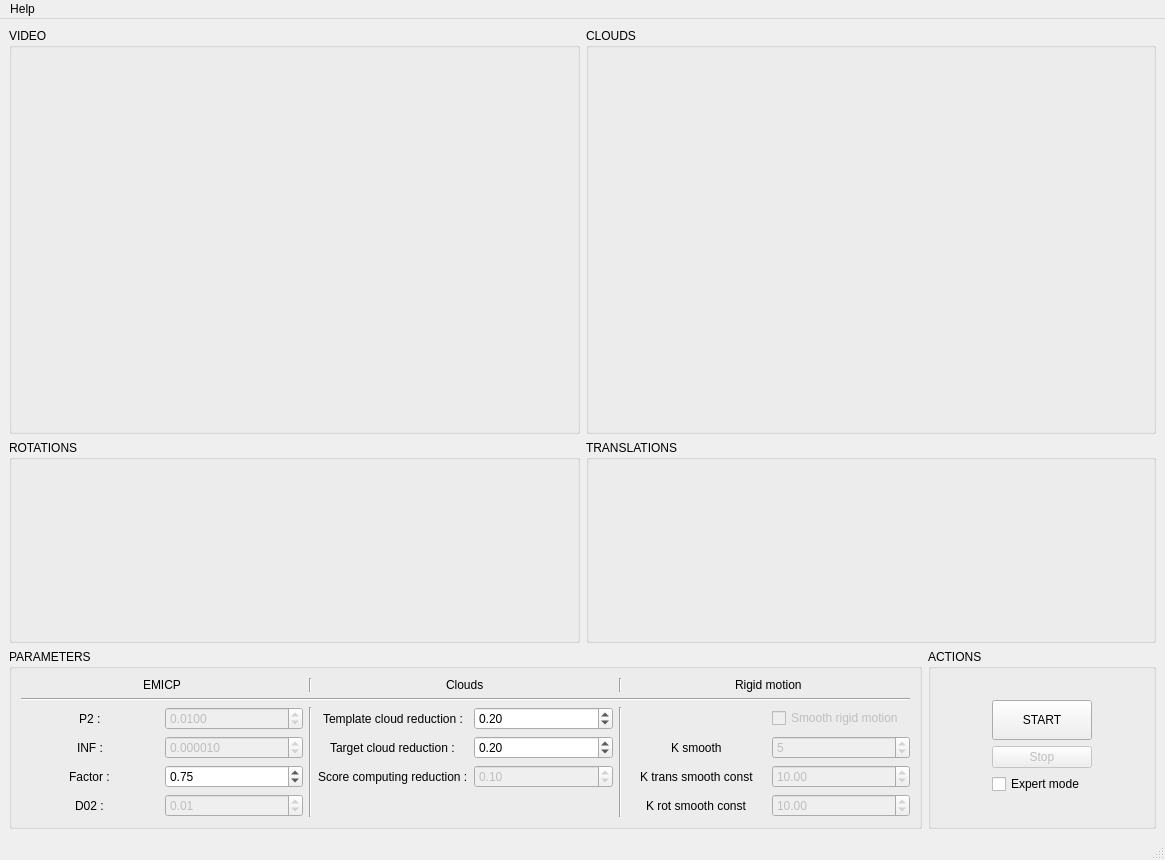
<?xml version="1.0" encoding="UTF-8"?>
<ui version="4.0">
 <class>SWUI_WEmicpHeadTracking</class>
 <widget class="QMainWindow" name="SWUI_WEmicpHeadTracking">
  <property name="geometry">
   <rect>
    <x>0</x>
    <y>0</y>
    <width>1165</width>
    <height>860</height>
   </rect>
  </property>
  <property name="windowTitle">
   <string>MainWindow</string>
  </property>
  <widget class="QWidget" name="centralwidget">
   <layout class="QHBoxLayout" name="horizontalLayout">
    <item>
     <layout class="QVBoxLayout" name="vlMain" stretch="6,1">
      <item>
       <layout class="QGridLayout" name="glDisplay" rowstretch="2,1">
        <item row="0" column="1">
         <widget class="QGroupBox" name="gbClouds">
          <property name="title">
           <string>CLOUDS</string>
          </property>
          <layout class="QHBoxLayout" name="horizontalLayout_7">
           <item>
            <layout class="QHBoxLayout" name="hlClouds"/>
           </item>
          </layout>
         </widget>
        </item>
        <item row="0" column="0">
         <widget class="QGroupBox" name="gbVideo">
          <property name="title">
           <string>VIDEO</string>
          </property>
          <layout class="QHBoxLayout" name="horizontalLayout_3">
           <item>
            <layout class="QHBoxLayout" name="hlVideo"/>
           </item>
          </layout>
         </widget>
        </item>
        <item row="1" column="0">
         <widget class="QGroupBox" name="gbRotations">
          <property name="title">
           <string>ROTATIONS</string>
          </property>
          <layout class="QHBoxLayout" name="horizontalLayout_8">
           <item>
            <layout class="QHBoxLayout" name="hlRotations"/>
           </item>
          </layout>
         </widget>
        </item>
        <item row="1" column="1">
         <widget class="QGroupBox" name="gbTranslations">
          <property name="title">
           <string>TRANSLATIONS</string>
          </property>
          <layout class="QHBoxLayout" name="horizontalLayout_9">
           <item>
            <layout class="QHBoxLayout" name="hlTranslations"/>
           </item>
          </layout>
         </widget>
        </item>
       </layout>
      </item>
      <item>
       <layout class="QHBoxLayout" name="hlButtons" stretch="4,1">
        <item>
         <widget class="QGroupBox" name="gbParameters">
          <property name="title">
           <string>PARAMETERS</string>
          </property>
          <layout class="QGridLayout" name="gridLayout_3">
           <item row="0" column="0">
            <layout class="QGridLayout" name="glParameters">
             <item row="2" column="5" rowspan="4">
              <widget class="Line" name="line_2">
               <property name="orientation">
                <enum>Qt::Vertical</enum>
               </property>
              </widget>
             </item>
             <item row="0" column="0" colspan="2" alignment="Qt::AlignHCenter">
              <widget class="QLabel" name="laEMICPParams">
               <property name="text">
                <string>EMICP</string>
               </property>
              </widget>
             </item>
             <item row="2" column="7">
              <widget class="QCheckBox" name="cbSmoothRigidMotion">
               <property name="enabled">
                <bool>false</bool>
               </property>
               <property name="text">
                <string>Smooth rigid motion</string>
               </property>
               <property name="checked">
                <bool>false</bool>
               </property>
              </widget>
             </item>
             <item row="3" column="3" alignment="Qt::AlignHCenter">
              <widget class="QLabel" name="laTargetCloudReduction">
               <property name="text">
                <string>Target cloud reduction :</string>
               </property>
              </widget>
             </item>
             <item row="4" column="4">
              <widget class="QDoubleSpinBox" name="dsbScoreComputingReduction">
               <property name="enabled">
                <bool>false</bool>
               </property>
               <property name="maximum">
                <double>1.000000000000000</double>
               </property>
               <property name="singleStep">
                <double>0.010000000000000</double>
               </property>
               <property name="value">
                <double>0.100000000000000</double>
               </property>
              </widget>
             </item>
             <item row="2" column="3" alignment="Qt::AlignHCenter">
              <widget class="QLabel" name="laTemplateCloudReduction">
               <property name="text">
                <string>Template cloud reduction :</string>
               </property>
              </widget>
             </item>
             <item row="2" column="2" rowspan="4">
              <widget class="Line" name="line">
               <property name="orientation">
                <enum>Qt::Vertical</enum>
               </property>
              </widget>
             </item>
             <item row="5" column="6" alignment="Qt::AlignHCenter">
              <widget class="QLabel" name="laKRotSmooth">
               <property name="text">
                <string>K rot smooth const</string>
               </property>
              </widget>
             </item>
             <item row="5" column="7">
              <widget class="QDoubleSpinBox" name="dsbKRotSmoothConst">
               <property name="enabled">
                <bool>false</bool>
               </property>
               <property name="minimum">
                <double>1.000000000000000</double>
               </property>
               <property name="maximum">
                <double>5000.000000000000000</double>
               </property>
               <property name="singleStep">
                <double>10.000000000000000</double>
               </property>
               <property name="value">
                <double>10.000000000000000</double>
               </property>
              </widget>
             </item>
             <item row="3" column="7">
              <widget class="QSpinBox" name="sbKSmooth">
               <property name="enabled">
                <bool>false</bool>
               </property>
               <property name="maximum">
                <number>50</number>
               </property>
               <property name="value">
                <number>5</number>
               </property>
              </widget>
             </item>
             <item row="3" column="0" alignment="Qt::AlignHCenter">
              <widget class="QLabel" name="laInf">
               <property name="text">
                <string>INF :</string>
               </property>
              </widget>
             </item>
             <item row="4" column="1">
              <widget class="QDoubleSpinBox" name="dsbFactor">
               <property name="enabled">
                <bool>true</bool>
               </property>
               <property name="minimum">
                <double>0.010000000000000</double>
               </property>
               <property name="maximum">
                <double>0.990000000000000</double>
               </property>
               <property name="singleStep">
                <double>0.010000000000000</double>
               </property>
               <property name="value">
                <double>0.750000000000000</double>
               </property>
              </widget>
             </item>
             <item row="2" column="1">
              <widget class="QDoubleSpinBox" name="dsbP2">
               <property name="enabled">
                <bool>false</bool>
               </property>
               <property name="decimals">
                <number>4</number>
               </property>
               <property name="minimum">
                <double>0.000000000000000</double>
               </property>
               <property name="maximum">
                <double>1000.000000000000000</double>
               </property>
               <property name="singleStep">
                <double>0.010000000000000</double>
               </property>
               <property name="value">
                <double>0.010000000000000</double>
               </property>
              </widget>
             </item>
             <item row="3" column="6" alignment="Qt::AlignHCenter">
              <widget class="QLabel" name="laKSmooth">
               <property name="text">
                <string>K smooth</string>
               </property>
              </widget>
             </item>
             <item row="2" column="4">
              <widget class="QDoubleSpinBox" name="dsbTemplateCloudReduction">
               <property name="minimum">
                <double>0.010000000000000</double>
               </property>
               <property name="maximum">
                <double>1.000000000000000</double>
               </property>
               <property name="singleStep">
                <double>0.010000000000000</double>
               </property>
               <property name="value">
                <double>0.200000000000000</double>
               </property>
              </widget>
             </item>
             <item row="3" column="4">
              <widget class="QDoubleSpinBox" name="dsbTargetCloudReduction">
               <property name="minimum">
                <double>0.010000000000000</double>
               </property>
               <property name="maximum">
                <double>1.000000000000000</double>
               </property>
               <property name="singleStep">
                <double>0.010000000000000</double>
               </property>
               <property name="value">
                <double>0.200000000000000</double>
               </property>
              </widget>
             </item>
             <item row="4" column="3" alignment="Qt::AlignHCenter">
              <widget class="QLabel" name="laScoreComputingReduction">
               <property name="text">
                <string>Score computing reduction :</string>
               </property>
              </widget>
             </item>
             <item row="4" column="6" alignment="Qt::AlignHCenter">
              <widget class="QLabel" name="laKTransConst">
               <property name="text">
                <string>K trans smooth const</string>
               </property>
              </widget>
             </item>
             <item row="4" column="7">
              <widget class="QDoubleSpinBox" name="dsbKTransSmoothConst">
               <property name="enabled">
                <bool>false</bool>
               </property>
               <property name="minimum">
                <double>1.000000000000000</double>
               </property>
               <property name="maximum">
                <double>5000.000000000000000</double>
               </property>
               <property name="singleStep">
                <double>10.000000000000000</double>
               </property>
               <property name="value">
                <double>10.000000000000000</double>
               </property>
              </widget>
             </item>
             <item row="2" column="0" alignment="Qt::AlignHCenter">
              <widget class="QLabel" name="laP2">
               <property name="text">
                <string>P2 :</string>
               </property>
              </widget>
             </item>
             <item row="3" column="1">
              <widget class="QDoubleSpinBox" name="dsbINF">
               <property name="enabled">
                <bool>false</bool>
               </property>
               <property name="decimals">
                <number>6</number>
               </property>
               <property name="minimum">
                <double>0.000001000000000</double>
               </property>
               <property name="maximum">
                <double>0.010000000000000</double>
               </property>
               <property name="singleStep">
                <double>0.000001000000000</double>
               </property>
               <property name="value">
                <double>0.000010000000000</double>
               </property>
              </widget>
             </item>
             <item row="0" column="3" colspan="2" alignment="Qt::AlignHCenter">
              <widget class="QLabel" name="laCloudsParams">
               <property name="text">
                <string>Clouds</string>
               </property>
              </widget>
             </item>
             <item row="5" column="0" alignment="Qt::AlignHCenter">
              <widget class="QLabel" name="laD02">
               <property name="text">
                <string>D02 :</string>
               </property>
              </widget>
             </item>
             <item row="5" column="1">
              <widget class="QDoubleSpinBox" name="dsbD02">
               <property name="enabled">
                <bool>false</bool>
               </property>
               <property name="maximum">
                <double>100.000000000000000</double>
               </property>
               <property name="singleStep">
                <double>0.010000000000000</double>
               </property>
               <property name="value">
                <double>0.010000000000000</double>
               </property>
              </widget>
             </item>
             <item row="4" column="0" alignment="Qt::AlignHCenter">
              <widget class="QLabel" name="laFactor">
               <property name="text">
                <string>Factor :</string>
               </property>
              </widget>
             </item>
             <item row="0" column="6" colspan="2" alignment="Qt::AlignHCenter|Qt::AlignVCenter">
              <widget class="QLabel" name="laRigidMotion">
               <property name="text">
                <string>Rigid motion</string>
               </property>
              </widget>
             </item>
             <item row="1" column="0" colspan="8">
              <widget class="Line" name="line_3">
               <property name="orientation">
                <enum>Qt::Horizontal</enum>
               </property>
              </widget>
             </item>
             <item row="0" column="2">
              <widget class="Line" name="line_4">
               <property name="orientation">
                <enum>Qt::Vertical</enum>
               </property>
              </widget>
             </item>
             <item row="0" column="5">
              <widget class="Line" name="line_5">
               <property name="orientation">
                <enum>Qt::Vertical</enum>
               </property>
              </widget>
             </item>
            </layout>
           </item>
          </layout>
         </widget>
        </item>
        <item>
         <widget class="QGroupBox" name="gbActions">
          <property name="title">
           <string>ACTIONS</string>
          </property>
          <layout class="QGridLayout" name="gridLayout_2">
           <item row="0" column="0">
            <layout class="QGridLayout" name="gridLayout">
             <item row="1" column="0">
              <widget class="QPushButton" name="pbStop">
               <property name="enabled">
                <bool>false</bool>
               </property>
               <property name="maximumSize">
                <size>
                 <width>100</width>
                 <height>16777215</height>
                </size>
               </property>
               <property name="text">
                <string>Stop</string>
               </property>
              </widget>
             </item>
             <item row="0" column="0">
              <widget class="QPushButton" name="pbStart">
               <property name="maximumSize">
                <size>
                 <width>100</width>
                 <height>40</height>
                </size>
               </property>
               <property name="text">
                <string>START</string>
               </property>
              </widget>
             </item>
             <item row="2" column="0">
              <widget class="QCheckBox" name="cbExpertMode">
               <property name="text">
                <string>Expert mode</string>
               </property>
              </widget>
             </item>
            </layout>
           </item>
          </layout>
         </widget>
        </item>
       </layout>
      </item>
     </layout>
    </item>
   </layout>
  </widget>
  <widget class="QMenuBar" name="menubar">
   <property name="geometry">
    <rect>
     <x>0</x>
     <y>0</y>
     <width>1165</width>
     <height>21</height>
    </rect>
   </property>
   <widget class="QMenu" name="menuHelp">
    <property name="title">
     <string>Help</string>
    </property>
    <addaction name="actionAbout"/>
    <addaction name="actionOnline_documentation"/>
   </widget>
   <addaction name="menuHelp"/>
  </widget>
  <widget class="QStatusBar" name="statusbar"/>
  <action name="actionExit">
   <property name="text">
    <string>Exit</string>
   </property>
   <property name="shortcut">
    <string>Ctrl+Q</string>
   </property>
  </action>
  <action name="actionAbout">
   <property name="text">
    <string>About</string>
   </property>
   <property name="shortcut">
    <string>Ctrl+A</string>
   </property>
  </action>
  <action name="actionOnline_documentation">
   <property name="text">
    <string>Online documentation</string>
   </property>
   <property name="shortcut">
    <string>Ctrl+D</string>
   </property>
  </action>
 </widget>
 <tabstops>
  <tabstop>dsbP2</tabstop>
  <tabstop>dsbINF</tabstop>
  <tabstop>dsbFactor</tabstop>
  <tabstop>dsbD02</tabstop>
  <tabstop>dsbTemplateCloudReduction</tabstop>
  <tabstop>dsbTargetCloudReduction</tabstop>
  <tabstop>dsbScoreComputingReduction</tabstop>
  <tabstop>cbSmoothRigidMotion</tabstop>
  <tabstop>sbKSmooth</tabstop>
  <tabstop>dsbKTransSmoothConst</tabstop>
  <tabstop>dsbKRotSmoothConst</tabstop>
  <tabstop>pbStart</tabstop>
  <tabstop>pbStop</tabstop>
  <tabstop>cbExpertMode</tabstop>
 </tabstops>
 <resources/>
 <connections>
  <connection>
   <sender>pbStart</sender>
   <signal>clicked(bool)</signal>
   <receiver>pbStart</receiver>
   <slot>setEnabled(bool)</slot>
   <hints>
    <hint type="sourcelabel">
     <x>991</x>
     <y>720</y>
    </hint>
    <hint type="destinationlabel">
     <x>1067</x>
     <y>719</y>
    </hint>
   </hints>
  </connection>
  <connection>
   <sender>pbStart</sender>
   <signal>clicked(bool)</signal>
   <receiver>pbStop</receiver>
   <slot>setDisabled(bool)</slot>
   <hints>
    <hint type="sourcelabel">
     <x>1085</x>
     <y>719</y>
    </hint>
    <hint type="destinationlabel">
     <x>1084</x>
     <y>762</y>
    </hint>
   </hints>
  </connection>
  <connection>
   <sender>pbStop</sender>
   <signal>clicked(bool)</signal>
   <receiver>pbStop</receiver>
   <slot>setEnabled(bool)</slot>
   <hints>
    <hint type="sourcelabel">
     <x>1040</x>
     <y>767</y>
    </hint>
    <hint type="destinationlabel">
     <x>1020</x>
     <y>762</y>
    </hint>
   </hints>
  </connection>
  <connection>
   <sender>pbStop</sender>
   <signal>clicked(bool)</signal>
   <receiver>pbStart</receiver>
   <slot>setDisabled(bool)</slot>
   <hints>
    <hint type="sourcelabel">
     <x>1004</x>
     <y>766</y>
    </hint>
    <hint type="destinationlabel">
     <x>1007</x>
     <y>718</y>
    </hint>
   </hints>
  </connection>
  <connection>
   <sender>cbExpertMode</sender>
   <signal>toggled(bool)</signal>
   <receiver>cbSmoothRigidMotion</receiver>
   <slot>setEnabled(bool)</slot>
   <hints>
    <hint type="sourcelabel">
     <x>1048</x>
     <y>801</y>
    </hint>
    <hint type="destinationlabel">
     <x>894</x>
     <y>729</y>
    </hint>
   </hints>
  </connection>
  <connection>
   <sender>cbExpertMode</sender>
   <signal>toggled(bool)</signal>
   <receiver>sbKSmooth</receiver>
   <slot>setEnabled(bool)</slot>
   <hints>
    <hint type="sourcelabel">
     <x>1031</x>
     <y>799</y>
    </hint>
    <hint type="destinationlabel">
     <x>894</x>
     <y>760</y>
    </hint>
   </hints>
  </connection>
  <connection>
   <sender>cbExpertMode</sender>
   <signal>toggled(bool)</signal>
   <receiver>dsbKTransSmoothConst</receiver>
   <slot>setEnabled(bool)</slot>
   <hints>
    <hint type="sourcelabel">
     <x>992</x>
     <y>796</y>
    </hint>
    <hint type="destinationlabel">
     <x>879</x>
     <y>782</y>
    </hint>
   </hints>
  </connection>
  <connection>
   <sender>cbExpertMode</sender>
   <signal>toggled(bool)</signal>
   <receiver>dsbKRotSmoothConst</receiver>
   <slot>setEnabled(bool)</slot>
   <hints>
    <hint type="sourcelabel">
     <x>1070</x>
     <y>804</y>
    </hint>
    <hint type="destinationlabel">
     <x>870</x>
     <y>803</y>
    </hint>
   </hints>
  </connection>
  <connection>
   <sender>cbExpertMode</sender>
   <signal>toggled(bool)</signal>
   <receiver>dsbD02</receiver>
   <slot>setEnabled(bool)</slot>
   <hints>
    <hint type="sourcelabel">
     <x>1017</x>
     <y>792</y>
    </hint>
    <hint type="destinationlabel">
     <x>288</x>
     <y>806</y>
    </hint>
   </hints>
  </connection>
  <connection>
   <sender>cbExpertMode</sender>
   <signal>toggled(bool)</signal>
   <receiver>dsbScoreComputingReduction</receiver>
   <slot>setEnabled(bool)</slot>
   <hints>
    <hint type="sourcelabel">
     <x>1072</x>
     <y>804</y>
    </hint>
    <hint type="destinationlabel">
     <x>598</x>
     <y>783</y>
    </hint>
   </hints>
  </connection>
  <connection>
   <sender>cbExpertMode</sender>
   <signal>toggled(bool)</signal>
   <receiver>dsbINF</receiver>
   <slot>setEnabled(bool)</slot>
   <hints>
    <hint type="sourcelabel">
     <x>1051</x>
     <y>792</y>
    </hint>
    <hint type="destinationlabel">
     <x>275</x>
     <y>756</y>
    </hint>
   </hints>
  </connection>
  <connection>
   <sender>cbExpertMode</sender>
   <signal>toggled(bool)</signal>
   <receiver>dsbP2</receiver>
   <slot>setEnabled(bool)</slot>
   <hints>
    <hint type="sourcelabel">
     <x>1033</x>
     <y>792</y>
    </hint>
    <hint type="destinationlabel">
     <x>299</x>
     <y>728</y>
    </hint>
   </hints>
  </connection>
 </connections>
</ui>
